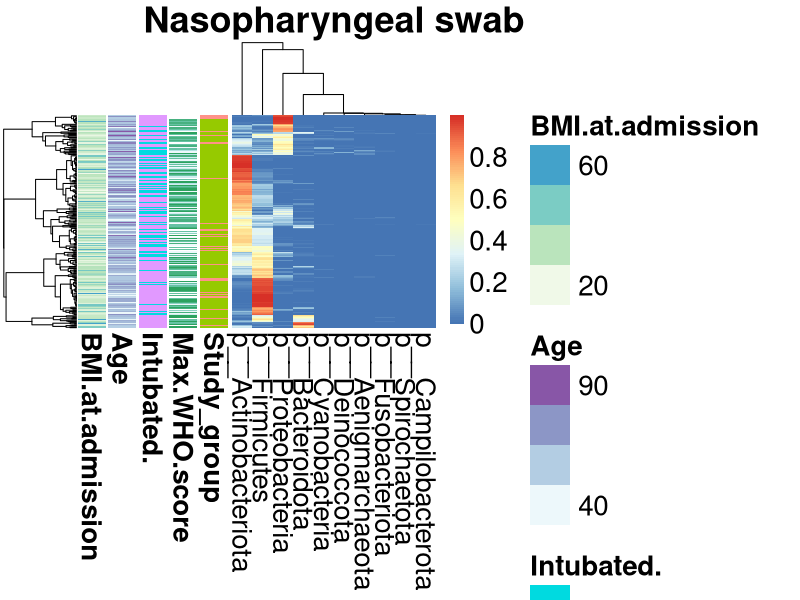
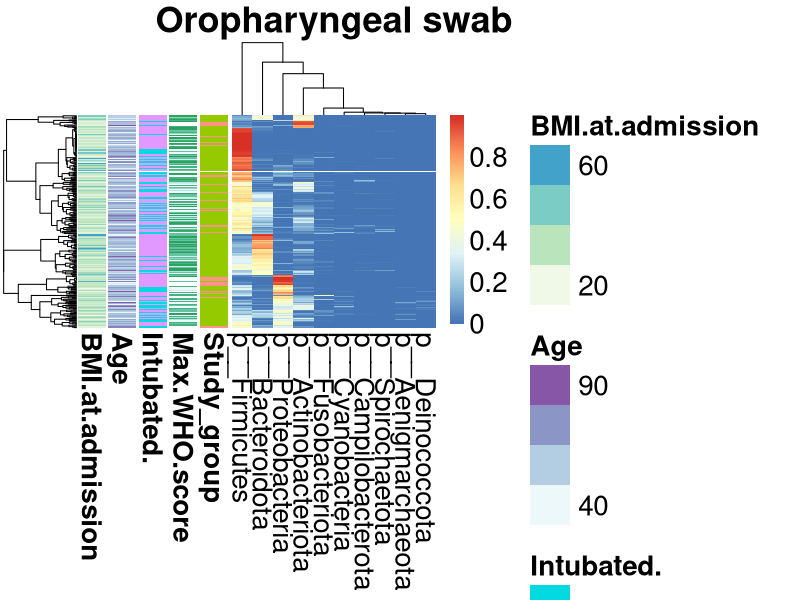
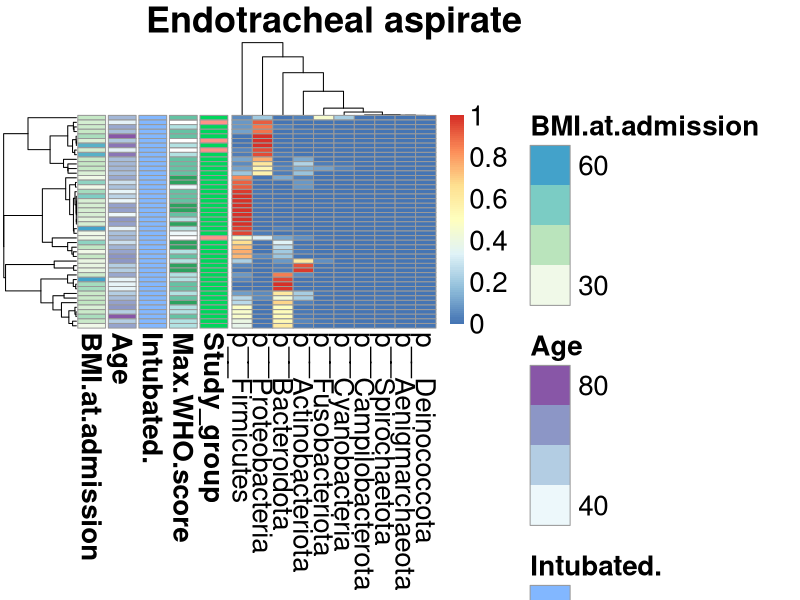
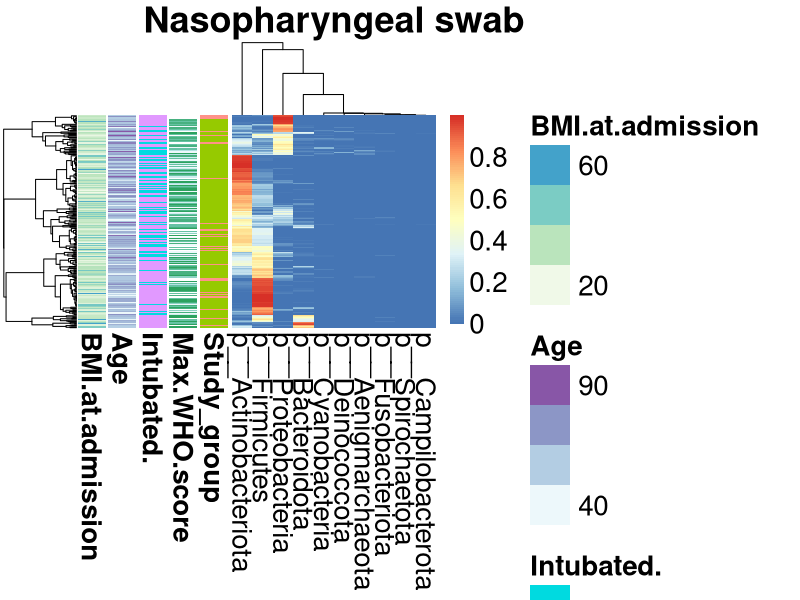
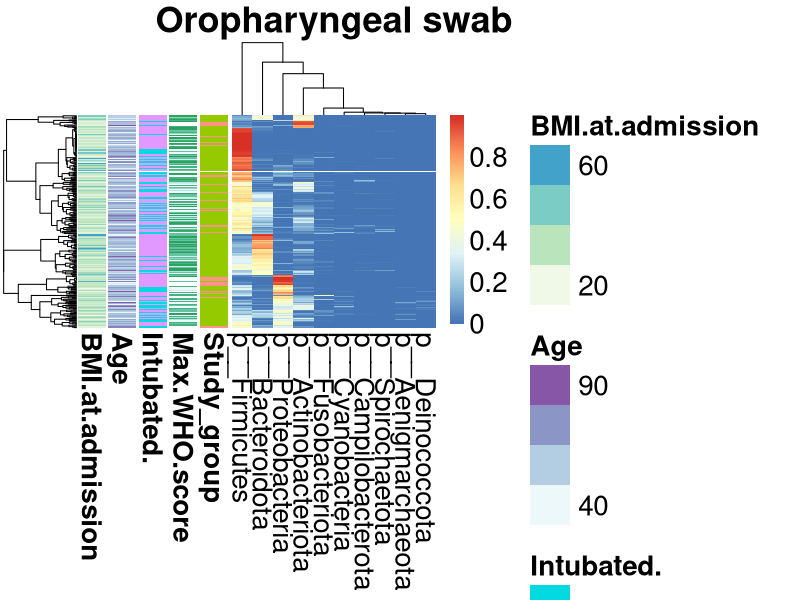
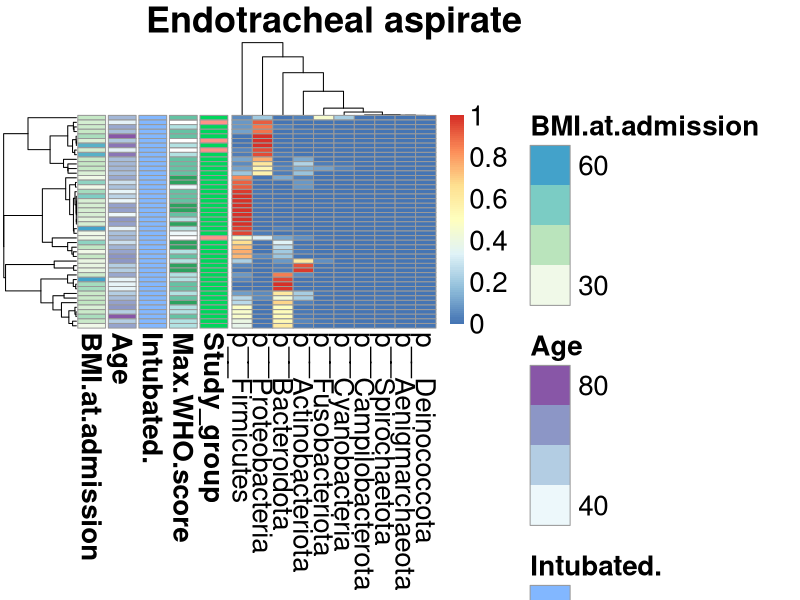
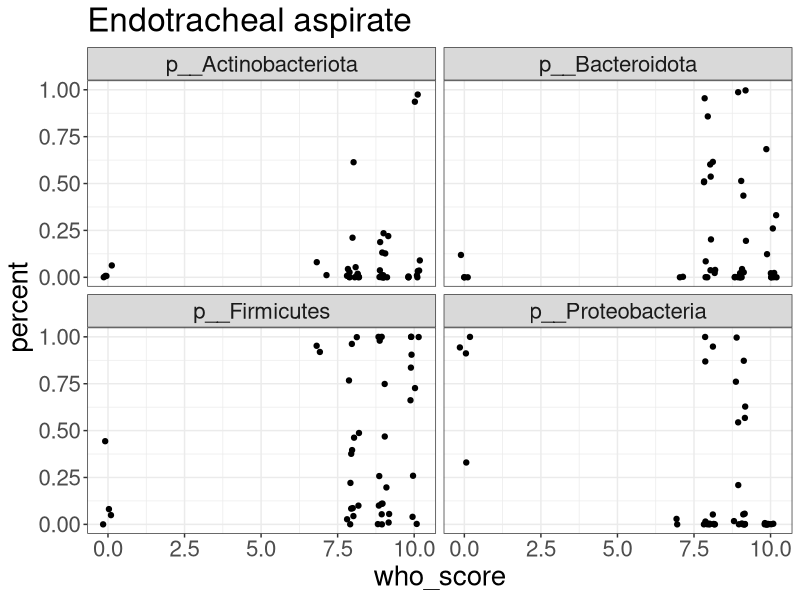
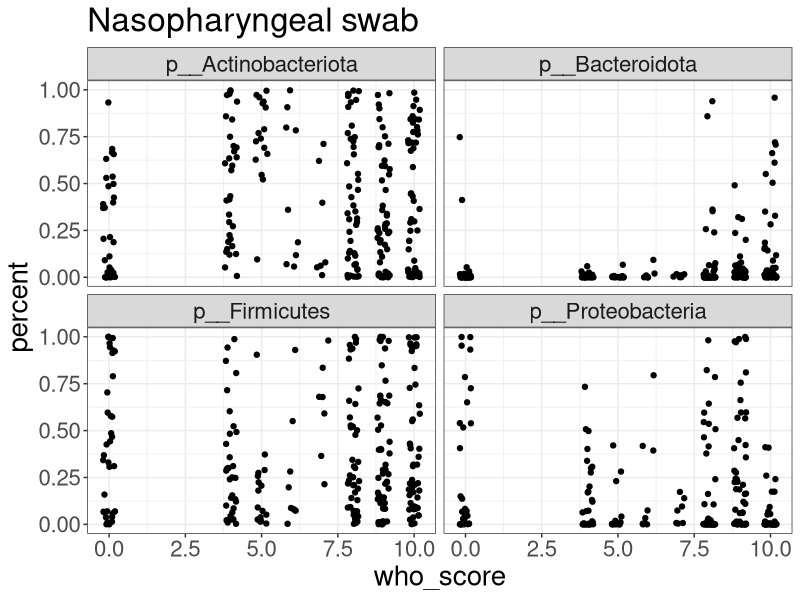

These charts were generated, in order, by the following R code: (Note: a time limit stopped this script after it produced the figures.)
library(ggplot2)
library(dplyr)
library(tidyr)
library(ggsignif)
library(stringr)
library(pheatmap)

## R 4.0.2

setwd("../") ## set wd for access to data

## load clinical data
clinical = read.csv("data/from_scripts/merged_clinical.csv", row.names = 1, stringsAsFactors = F)

## get Phyla counts
counts = read.csv( "data/raw/counts_taxa_level_1.csv", row.names = 1, stringsAsFactors = F)

## filter to match clinical
counts = counts[rownames(clinical),]


## ------------- HEATMAP -----------------------------
percent = t(apply(counts, 1, function(r){ return(r / sum(r)) }))

## as .png 
for (sample_type in unique(clinical$SampleType)){
    
    ## filter to sample type, also to mean of > 0.001
    percent_filtered = percent[clinical$SampleType == sample_type, 
                                    colMeans(percent) >= 0.001]
 
    ## annotate heatmap by covid status
    covid = clinical[rownames(percent_filtered), c("Study_group", "Max.WHO.score", "Intubated.", 
                                                    "Age", "BMI.at.admission")]
    covid = as.data.frame(covid)
    rownames(covid) = rownames(percent_filtered)
    
    ## scale = "none" means color correponds to percent
    plot <- pheatmap(mat = percent_filtered, scale = "none",
                    annotation_row = covid, main = sample_type, fontsize = 20, 
                    labels_row = character(nrow(percent_filtered)))
    ## save plot
    sample_type_name = gsub(" ", "_", sample_type)
    pdf(paste("figures/heatmaps/", sample_type, "_phyla_heatmaps.pdf", sep = ""))
    print(plot)
    dev.off()
}

## -------------- BOXPLOT ----------------------------- 
top_taxa_list = c("p__Firmicutes",  "p__Bacteroidota", "p__Proteobacteria", "p__Actinobacteriota")

## Same figure as separate PNG images
for (sample_type in c("Endotracheal aspirate", "Nasopharyngeal swab", "Oropharyngeal swab")){
    ## filter to only common taxa and the right sample type
    percent_filter = percent[clinical$SampleType == sample_type,
                            colnames(percent) %in% top_taxa_list]

    ## get into tidy format for plotting
    percent_filter = as.data.frame(percent_filter)
    percent_filter$sample = rownames(percent_filter)
    percent_tidy = gather(percent_filter, "phyla", "percent", -sample)

    ## add who score
    percent_tidy$who_score = ifelse(is.na(clinical[percent_tidy$sample, "Max.WHO.score"]), 0,
                                    clinical[percent_tidy$sample, "Max.WHO.score"]) 
    
    plot <- ggplot(percent_tidy, aes( y = percent, x = who_score)) +
                theme_bw() + 
                geom_jitter(height = 0, width = .2) + 
                ggtitle(sample_type) + 
                facet_wrap(~phyla, ncol = 2) +
                theme(text = element_text(size = 20))
    ## save plot
    sample_type = gsub(" ", "_", sample_type)
    pdf(paste("figures/phyla_boxplots/" , sample_type, "_phyla_boxplots.pdf"))
    print(plot)
    dev.off()
}

## -------------- Broke down by ICU vs non ICU -----------------------
for (sample_type in c("Endotracheal aspirate", "Nasopharyngeal swab", "Oropharyngeal swab")){
    ## filter to only common taxa and the right sample type
    percent_filter = percent[clinical$SampleType == sample_type,
                            colnames(percent) %in% top_taxa_list]

    ## get into tidy format for plotting
    percent_filter = as.data.frame(percent_filter)
    percent_filter$sample = rownames(percent_filter)

    ## filter clinical
    clinical_filter = clinical[percent_filter$sample,]

    ## in tidy format
    percent_tidy = gather(percent_filter, "phyla", "percent", -sample)
    percent_tidy$phyla = gsub("p__", "", percent_tidy$phyla) 

    ## grouping
    percent_tidy$grouping = ifelse(is.na(clinical_filter$Max.WHO.score), "non COVID ICU",
                              ifelse(clinical_filter$Max.WHO.score < 7, "COVID not ICU", 
                                ifelse(clinical_filter$Max.WHO.score == 10, "Dead", "COVID ICU")))
    percent_tidy$grouping = factor(percent_tidy$grouping, levels = c("non COVID ICU", "COVID not ICU", 
                                                                     "COVID ICU", "Dead"))
     
    plot <- ggplot(percent_tidy, aes( y = percent, x = grouping, color = grouping)) +
                theme_bw() +
                geom_boxplot(outlier.shape = NA) +
                geom_jitter(height = 0, width = .2) +
                ggtitle(sample_type) + 
                facet_wrap(~phyla, ncol = 2) + 
                theme(text= element_text(size = 20)) +
                theme(axis.text.x = element_blank()) +
                scale_color_manual(values = c("green", "salmon", "orchid", "red4"))

    sample_type = gsub(" ", "_", sample_type)
    pdf(paste( "figures/phyla_boxplots/", sample_type, "_covid_grouping_boxplots.pdf", sep = ""))
    print(plot)
    dev.off()
}

## --------------- Check significance with random sampling --------------
## record all p values for later FDR
pvalues_list = list()
for (sample_type in c("Endotracheal aspirate", "Nasopharyngeal swab", "Oropharyngeal swab")){
    ## filter to only common taxa and the right sample type
    percent_filter = percent[clinical$SampleType == sample_type,
                            colnames(percent) %in% top_taxa_list]

    ## get into tidy format for plotting
    percent_filter = as.data.frame(percent_filter)
    percent_filter$sample = rownames(percent_filter)

    ## filter clinical
    clinical_filter = clinical[percent_filter$sample,]

    ## in tidy format
    percent_tidy = gather(percent_filter, "phyla", "percent", -sample)
    percent_tidy$phyla = gsub("p__", "", percent_tidy$phyla) 
    percent_tidy$SubjectID = clinical_filter[percent_filter$sample, "SubjectID"]

    ## grouping
    percent_tidy$grouping = ifelse(is.na(clinical_filter$Max.WHO.score), "non COVID ICU",
                              ifelse(clinical_filter$Max.WHO.score < 7, "COVID not ICU", 
                                ifelse(clinical_filter$Max.WHO.score == 10, "Dead", "COVID ICU")))
    percent_tidy$grouping = factor(percent_tidy$grouping, levels = c("non COVID ICU", "COVID not ICU", 
                                                                     "COVID ICU", "Dead"))
     
    ## random sampleing for significance
    for (i in seq(0:1000)){
        subsample = percent_tidy %>% group_by(phyla, SubjectID) %>% sample_n(1) %>%
                                     ungroup() %>% as.data.frame()
        ## test each sample
        for (phylum in unique(subsample$phyla)) {
            phylum_percent = subsample[subsample$phyla == phylum,]
            p = kruskal.test(percent ~ grouping, data = phylum_percent)$p.value
            pvalues_list[[paste(i, phylum, sample_type)]] <- data.frame(phylum, p, sample_type)
        }
    }
}
pvalues = do.call("rbind", pvalues_list)

## get mean within each test, then do FDR correction
pvalues_mean = group_by(pvalues, phylum, sample_type) %>% summarize(mean_p = mean(p)) %>%
                ungroup() %>% as.data.frame()
pvalues_mean$FDR = p.adjust(pvalues_mean$mean_p)
